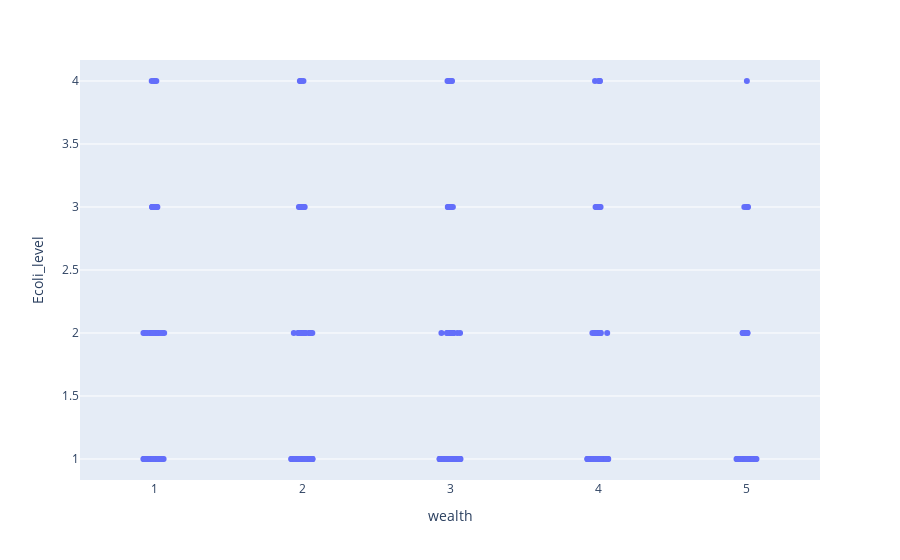

The notebook cell this image was saved under:
### Code cell
px.strip(df, x="wealth", y="Ecoli_level")

### Figure 1 — Plotly figure (JSON) as saved in the notebook; plotly's stock layout.template omitted (floating-point values rounded to 4 significant figures; data arrays with more than 128 entries replaced by an {"elided": "..."} marker saying what was removed)
{"data": [{"alignmentgroup": "True", "boxpoints": "all", "fillcolor": "rgba(255,255,255,0)", "hoveron": "points", "hovertemplate": "wealth=%{x}<br>Ecoli_level=%{y}<extra></extra>", "legendgroup": "", "line": {"color": "rgba(255,255,255,0)"}, "marker": {"color": "#636efa"}, "name": "", "offsetgroup": "", "orientation": "v", "pointpos": 0, "showlegend": false, "type": "box", "x": {"elided": "489 int values"}, "x0": " ", "xaxis": "x", "y": {"elided": "489 int values"}, "y0": " ", "yaxis": "y"}], "layout": {"boxmode": "group", "legend": {"tracegroupgap": 0}, "margin": {"t": 60}, "xaxis": {"anchor": "y", "domain": [0, 1], "title": {"text": "wealth"}}, "yaxis": {"anchor": "x", "domain": [0, 1], "title": {"text": "Ecoli_level"}}}}
